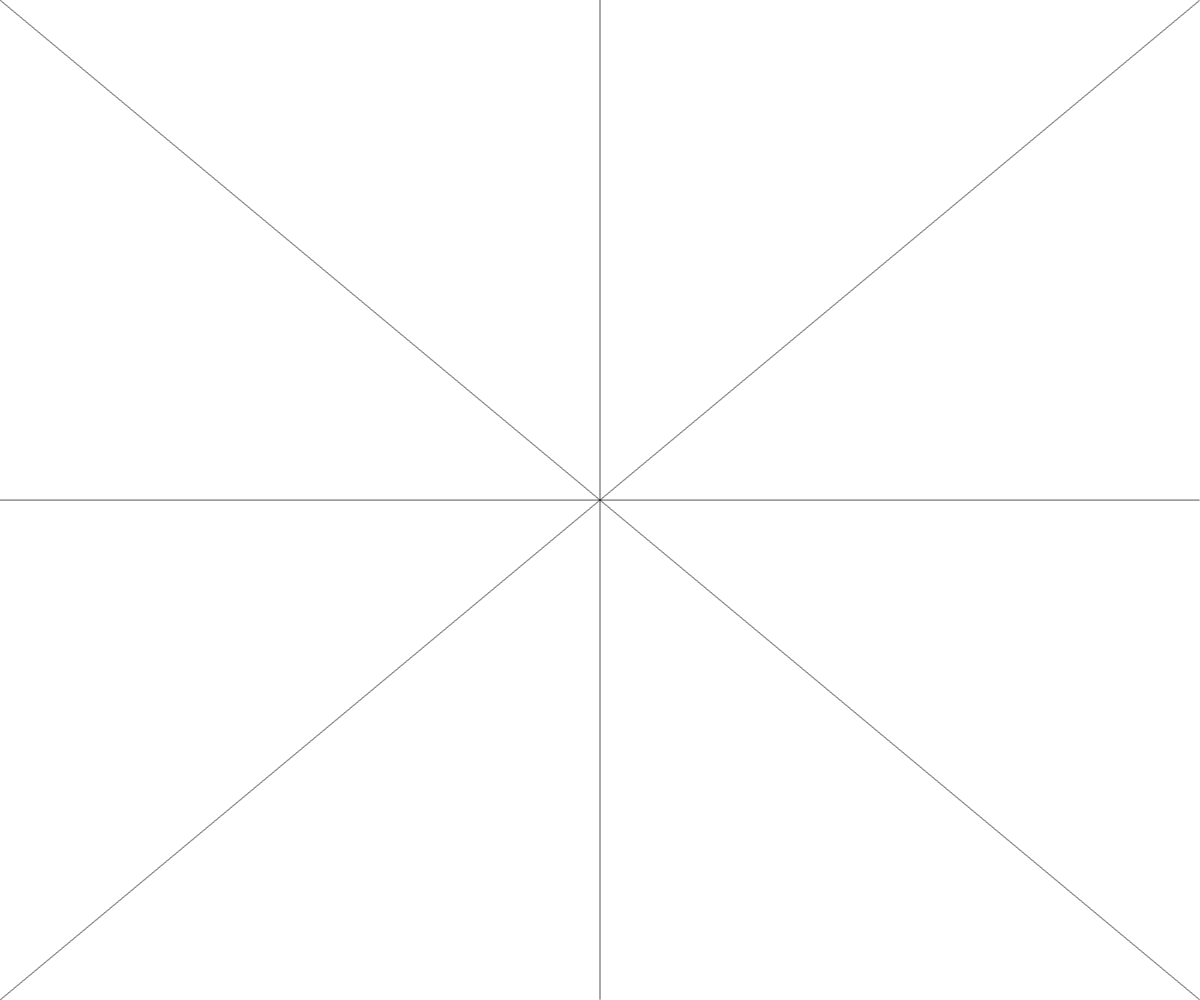
Frame 1 (no input)
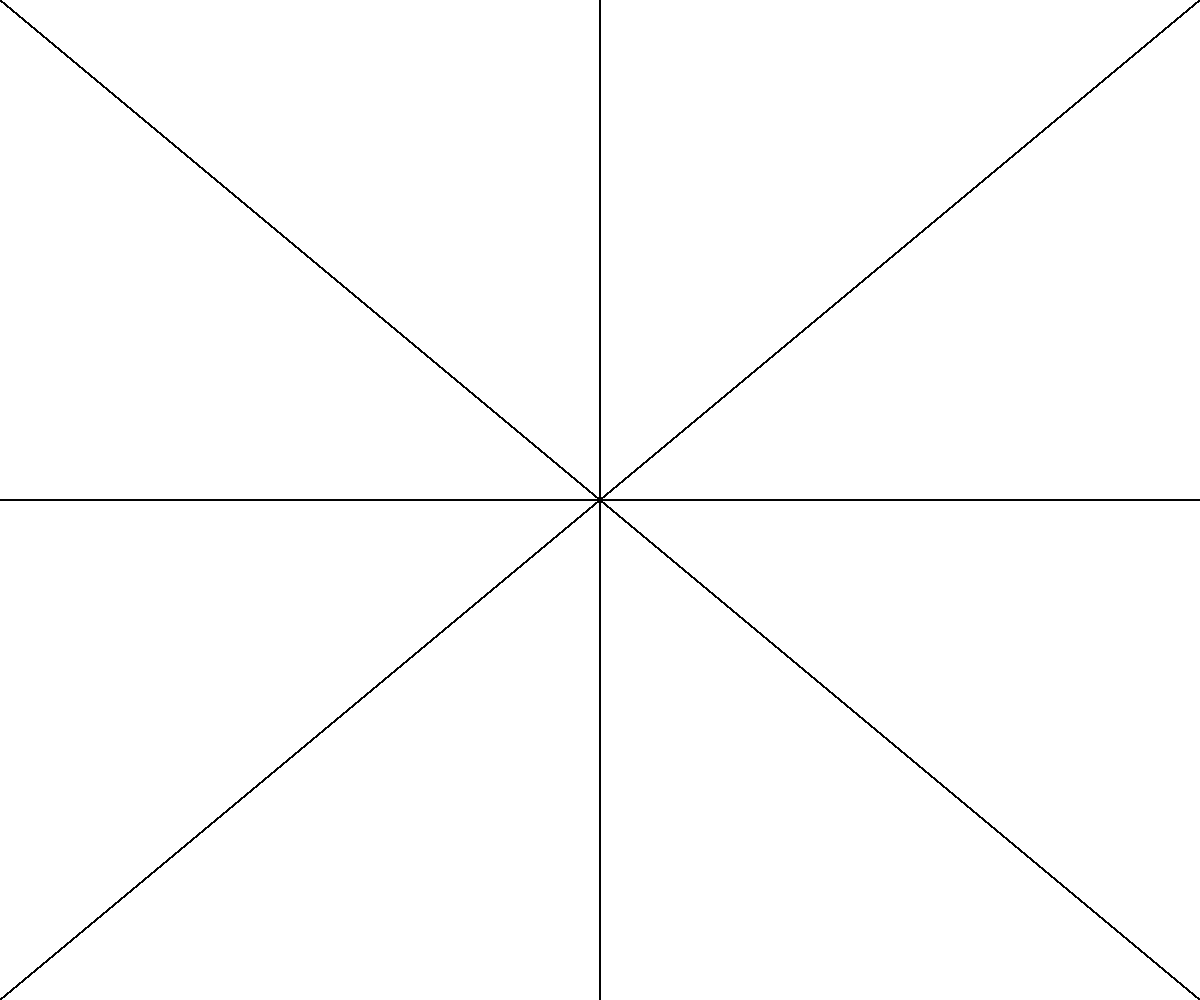
Frame 60 (no input)
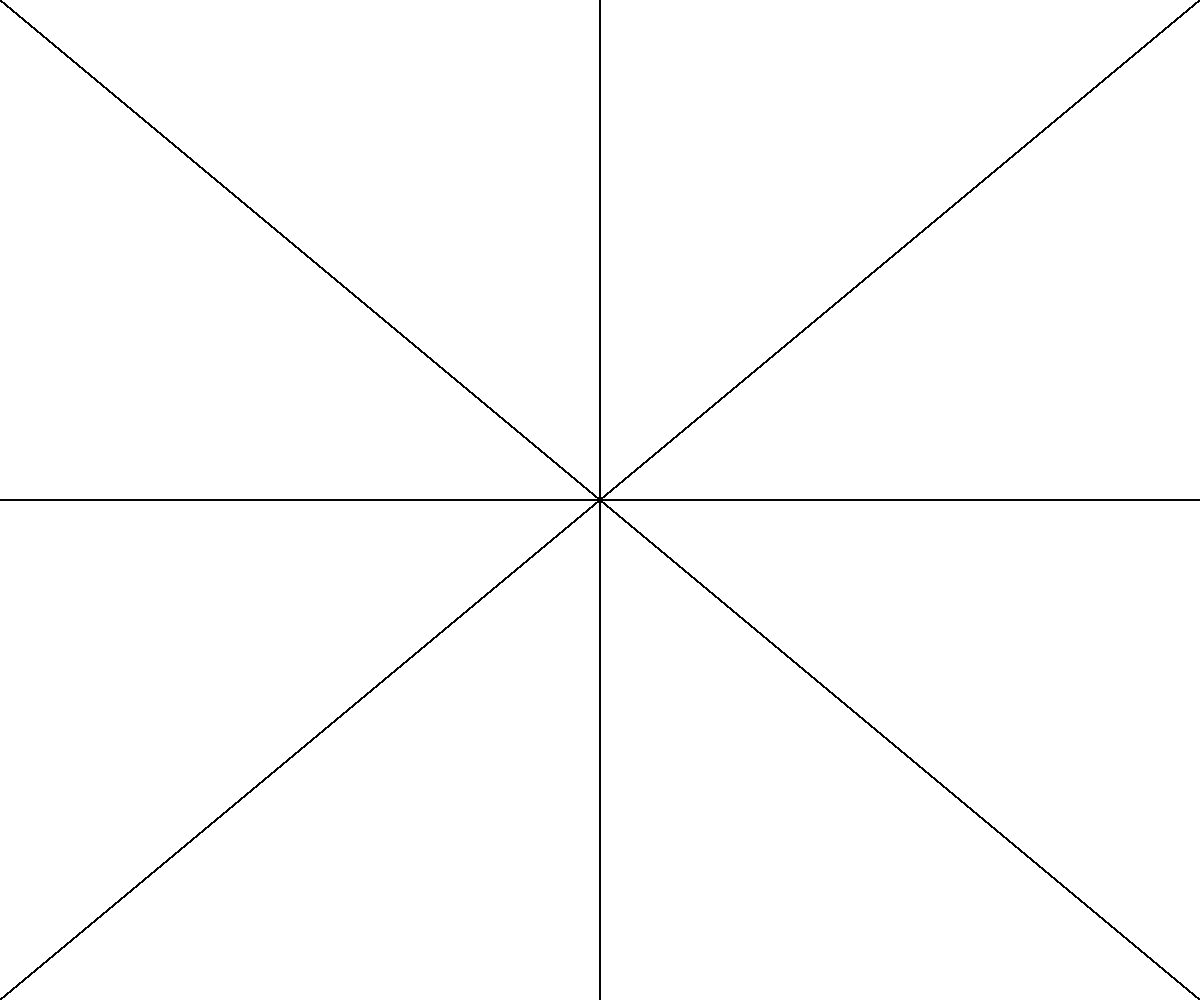
Frame 120 (the mouse pressed at the canvas centre since frame 60)

The p5.js sketch that drew these frames (run headless with seeded random() and noise() and a simulated clock; from frame 60 on, the mouse is pressed at the canvas centre):

// p5.js sketch
// ── sketch.js

function setup() 
{
	createCanvas(windowWidth, windowHeight);
}

function draw() 
{
	drawRect(0, 0, windowWidth, windowHeight)
	//drawRect(windowWidth, windowHeight, 0, 0)

	drawRect(0, windowHeight, windowWidth, 0)
	//drawRect(windowWidth, 0, 0, windowHeight)

	drawRect(0, windowHeight/2, windowWidth, windowHeight/2)
	//drawRect(windowWidth, windowHeight/2, 0, windowHeight/2)
	
	drawRect(windowWidth/2, 0, windowWidth/2, windowHeight)
	//drawRect(windowWidth/2, windowHeight, windowWidth/2, 0)
}

function drawRect(x0, y0, x1, y1)
{
	let	y
	let m=(y1-y0)/(x1-x0)
	let b=y0-m*x0

	if(x0<x1)
	{
		for(let x=x0; x<x1; x++)
		{
			y=m*x+b
			point(x, y)	
		}
	}
	else
	{
		if(x0==x1)
		{
			if(y0<y1)
			{
				x=x0
				for(y=y0; y<y1; y++)
				{
					point(x, y)	
				}
			}
			else
			{
				x=x1
				for(y=y1; y<y0; y++)
				{
					point(x, y)	
				}
			}
		}
		else
		{
			for(let x=x1; x<x0; x++)
			{
				y=m*x+b
				point(x, y)	
			}
		}
	}
}
